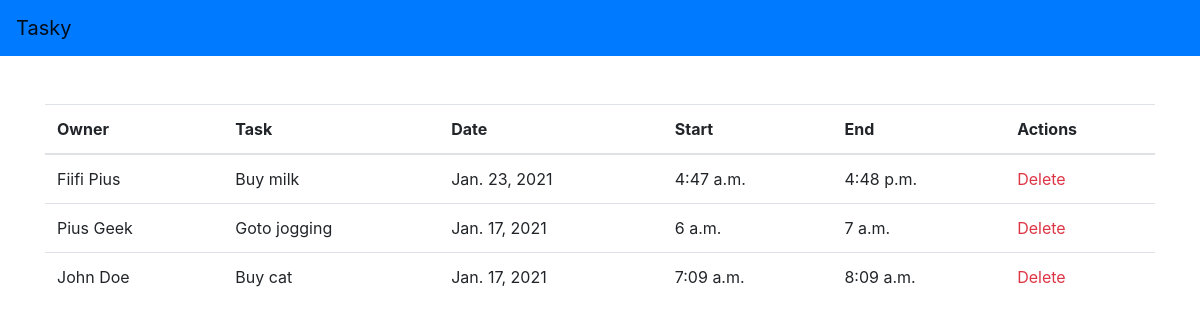
The page /tasks/view on the database its author committed.
### tasks/models.py (models this page shows)
class Task(models.Model):
    owner = models.CharField(max_length = 150)
    name = models.CharField(max_length = 150)
    task_date = models.DateField()
    start_time = models.TimeField()
    end_time = models.TimeField()
    created_at = models.DateTimeField(auto_now_add=True)
    updated_at = models.DateTimeField(auto_now=True)

### tasks/views.py (the view)
# urls.py: path('view', ViewTaskView.as_view(), name="view"),
class ViewTaskView(View):
    def get(self,request, *args, **kwargs):
        tasks = Task.objects.all()
        return render(request, "view.html", {"tasks":tasks})

### templates/view.html (shortened to what this page needs)
{% extends 'layout.html' %}
{% block content %}
<div class="container">
    <div class="row pt-5">
        <div class="col-12">
            <table class="table" id="table">
                <thead>
                  <tr>
                    <th scope="col">Owner</th>
                    <th scope="col">Task</th>
                    <th scope="col">Date</th>
                    <th scope="col">Start</th>
                    <th scope="col">End</th>
                    <th scope="col">Actions</th>
                  </tr>
                </thead>
                <tbody>
                    {% for task in tasks %}
                    <tr class="record">
                        <td>{{ task.owner }}</td>
                        <td>{{ task.name }}</td>
                        <td>{{ task.task_date }}</td>
                        <td>{{ task.start_time }}</td>
                        <td>{{ task.end_time }}</td>
                        <td>
                            <a href="{% url 'tasks:delete' task.id  %}" class="link-delete text-danger">Delete</a>
                        </td>
                    </tr>
                    {% endfor %}
                </tbody>
              </table>
        </div>
    </div>
</div>
{% endblock content %}

### templates/layout.html (shortened to what this page needs)
<!DOCTYPE html>
<html lang="en">
<head>
  {% load static %}
  <link rel="stylesheet" href="https://cdn.jsdelivr.net/npm/bootstrap@4.5.3/dist/css/bootstrap.min.css">
</head>
<body>
    <nav class="navbar navbar-expand-lg navbar-light bg-primary">
        <a class="navbar-brand" href="#">Tasky</a>
      </nav>
  {% block content %}
  {% endblock content %}
</body>
</html>

### rows shown on the page
Task: owner "Fiifi Pius", name "Buy milk", task_date "Jan. 23, 2021", start_time "4:47 a.m.", end_time "4:48 p.m."
Task: owner "Pius Geek", name "Goto jogging", task_date "Jan. 17, 2021", start_time "6 a.m.", end_time "7 a.m."
Task: owner "John Doe", name "Buy cat", task_date "Jan. 17, 2021", start_time "7:09 a.m.", end_time "8:09 a.m."
